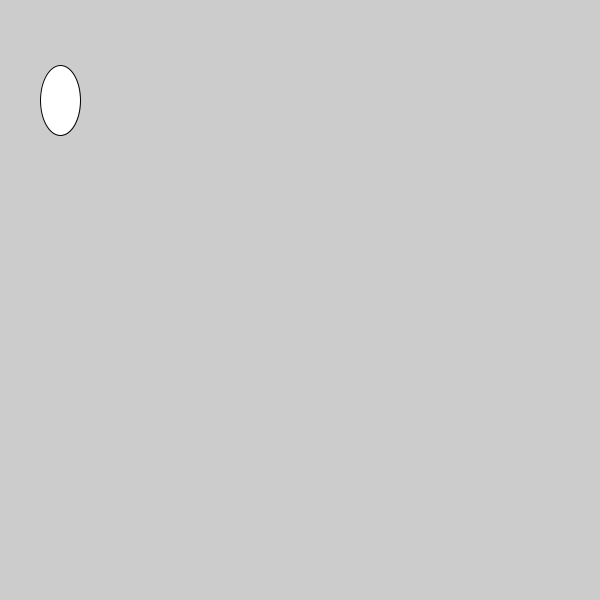
Frame 1 (no input)
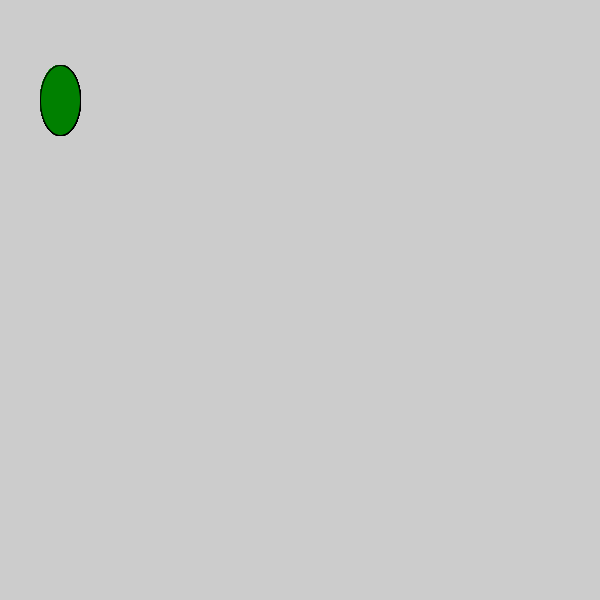
Frame 60 (the mouse pressed at the canvas centre just before this capture)
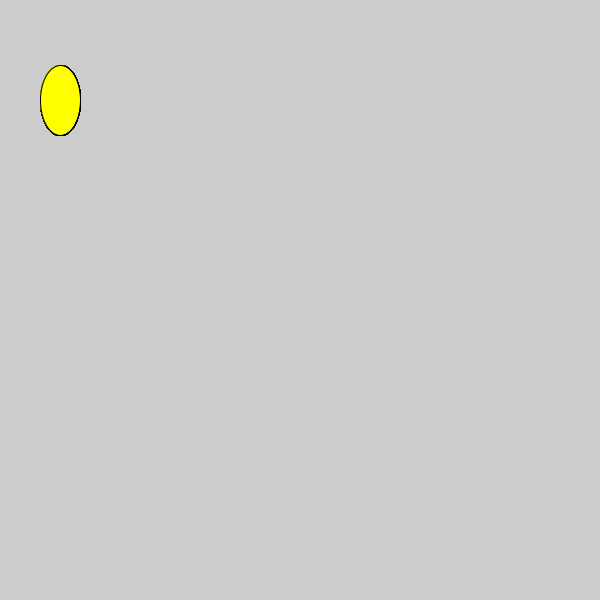
Frame 120 (the mouse held since frame 60 and released just before this capture)

The Processing sketch that drew these frames (run headless with seeded random() and noise(); from frame 60 on, the mouse is pressed at the canvas centre):

// Processing sketch: c_LogicalDot
// ── c_LogicalDot.pde

void setup() {
  
// 1. Set the size of the sketch. Make it 600 pixels square. 
  size(600,600);

}

void draw() {
  
// 2. Draw an ellipse
// Run the program to make sure it works before moving on.
ellipse(60,100,40,70);

// 3. Change the color of the ellipse when the mouse is pressed.
//    Use the following code, but put your colors where indicated
//    Remember to use the   fill()  command to set colors.

if (mousePressed) {
 
   //  put one color here 
  fill(#FFFF00);
} else {
  
   // put a different color here
  fill(#008000);
}  
  
  
  
}
